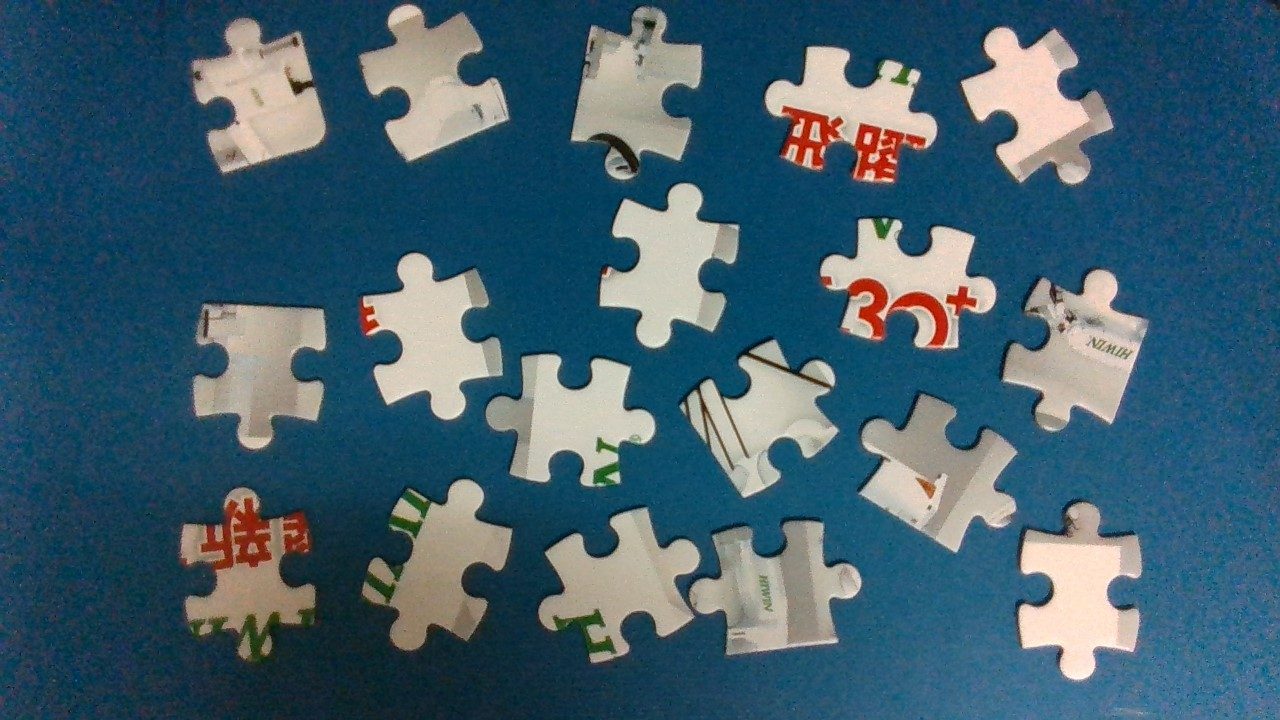
#> input picture test_data/puzzle_0021.jpg, 1280 x 720 px, found by its file name; the run also reads 1 picture not shown here
$ python Angle_Detect.py
#> lines starting #> are read from the running program, lines starting #| are printed output that depends on the picture; after the words box and inside, x2 and y2 are one past the last pixel; in counts of white or black regions, pixels touching at a corner belong together; pictures that were not available may be replaced by others from this repository, and a replacement may not be noted
#> further down, img is the input picture: shape (720, 1280, 3); mean B, G, R 110.6, 95.8, 66.1
from multiprocessing.connection import wait
import pyrealsense2 as rs           # 版本目前不支援python3.10
from cmath import sqrt
import numpy as np
import cv2
import math
import time

# video = cv2.VideoCapture("/home/weng/ICLAB/output2.avi")

# fourcc = cv2.VideoWriter_fourcc(*'XVID')
# out_video = cv2.VideoWriter('demo_Angle_Detect_canny.avi', fourcc, 30.0, (1280,  720))


'''
    用完後必關！！！！！！！！重要！！！！！
'''
# [7 lines of commented-out code are left out]


"""
    檢測
        輸入: 圖片、k_gauss(高斯模糊)、low_threshold(canny低閥值)、high_threshold(canny高閥值)、k_close(閉運算)
        輸出: 拼圖角度、拼圖座標
"""
# [12 lines left out: function detect, not called in this run]


"""
    檢測全部拼圖
        輸入: 圖片、k_gauss(高斯模糊)、low_threshold(canny低閥值)、high_threshold(canny高閥值)、k_close(閉運算)
        輸出: 拼圖角度、拼圖座標
"""
def detect_ALL(img, k_gauss=17, low_threshold=10, high_threshold=20, k_close=3):

    canny_img = Canny(img, k_gauss, low_threshold, high_threshold, k_close)
    contour_img, cv2_info = Fined_Contour_ALL(img, canny_img)

    cv2.imshow('canny_img', canny_img)
    cv2.imshow('contour_img', contour_img)
    cv2.waitKey(3000)


    return cv2_info


"""
    Canny演算法
        輸入: (原始圖片、k_gauss(高斯模糊)、low_threshold(canny低閥值)、high_threshold(canny高閥值)、k_close(閉運算))
        輸出: 邊緣檢測圖片

        註記:
        1. 高斯模糊程度越小邊緣檢測結果越符合原圖、但容易有雜訊。
        2. 閉運算可有效解決canny斷線問題，但太大一樣會有第一點問題。
"""
def Canny(orig_img, k_gauss, low_threshold, high_threshold, k_close):
    # 灰階
#> called with k_gauss = 13, low_threshold = 10, high_threshold = 20, k_close = 4
    gray_img = cv2.cvtColor(orig_img, cv2.COLOR_BGR2GRAY)

    # 高斯模糊
    gauss_img = cv2.GaussianBlur(orig_img, (k_gauss, k_gauss), 0)

    # Canny邊緣檢測
    canny_img = cv2.Canny(gauss_img, low_threshold, high_threshold)
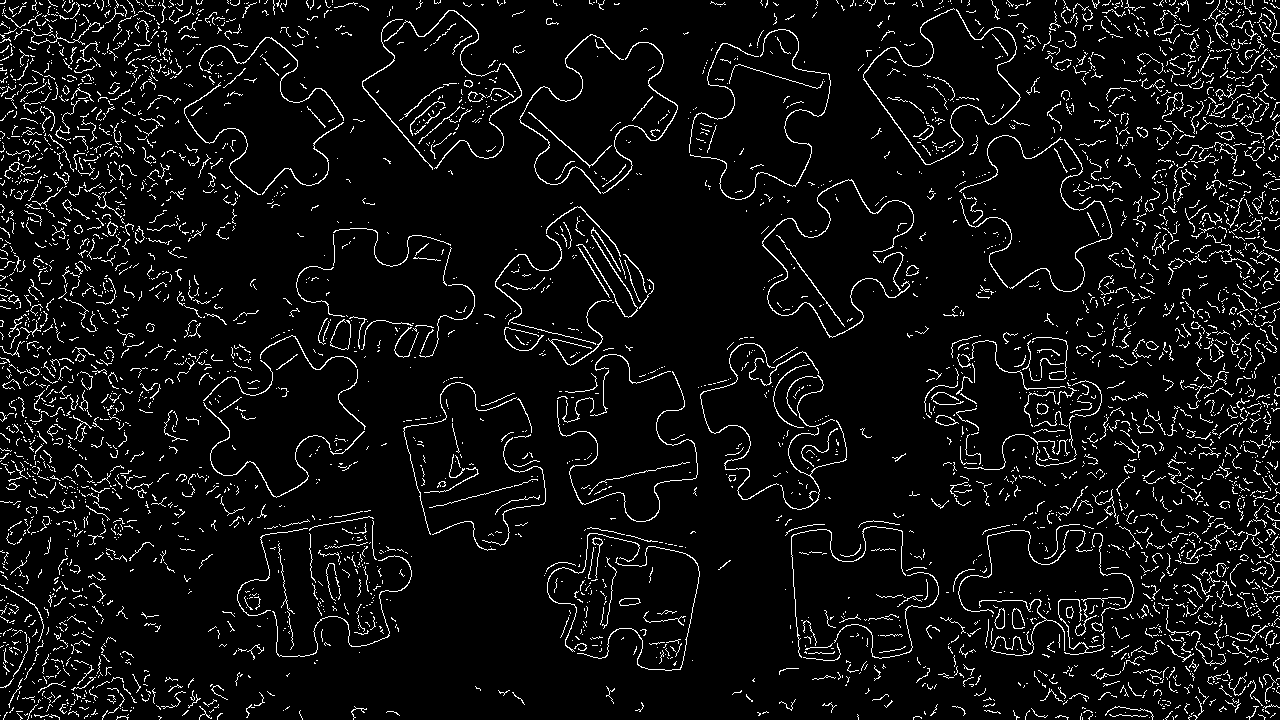
#> canny_img: shape (720, 1280); 6.1% white in thin lines or dots

    # 閉運算(緩解Canny斷線問題)
    kernel = np.ones((k_close,k_close),np.uint8)
    gradient = cv2.morphologyEx(canny_img, cv2.MORPH_GRADIENT, kernel)
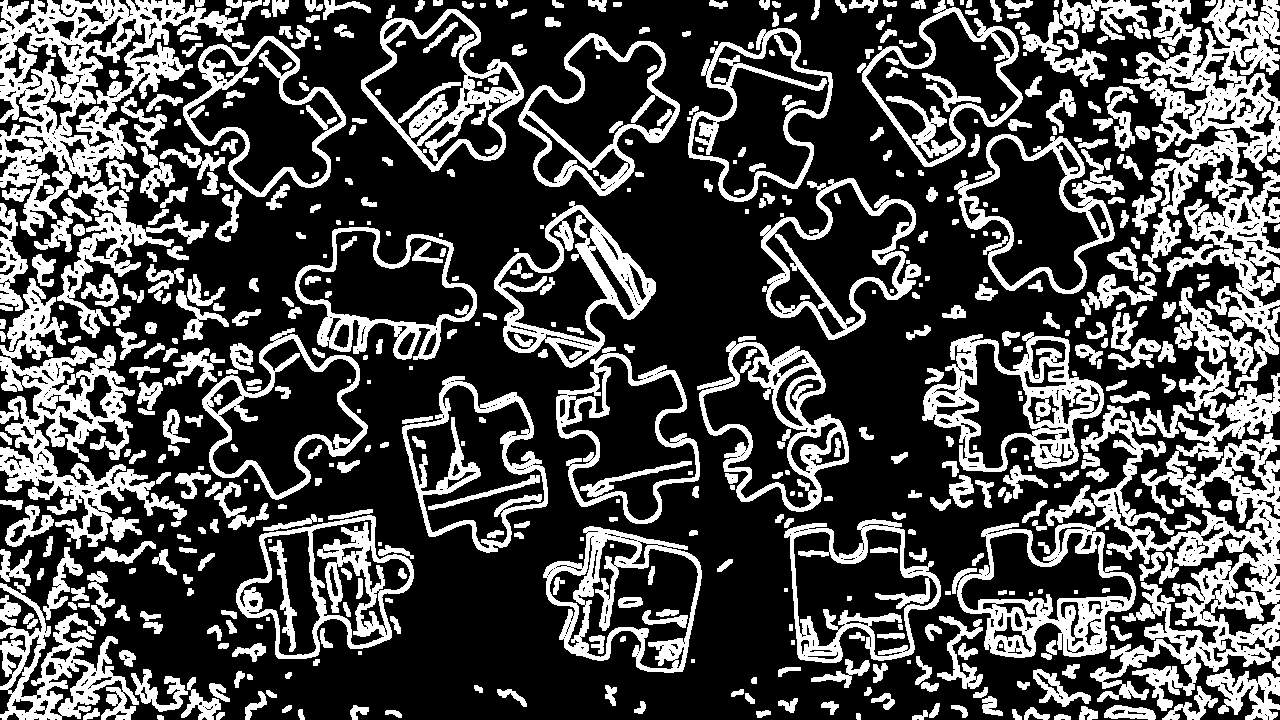
#> gradient: shape (720, 1280); 29.7% white; 550 white regions (45 under 20 px)

    return gradient


"""
    尋找輪廓
        輸入: (原始圖片、邊緣檢測圖片)
        輸出: (輪廓圖片、邊框四點座標)
"""
# [22 lines left out: function Fined_Contour, not called in this run]


"""
    檢測角度
        輸入: (輪廓圖片、邊框四點座標)
        輸出: 檢測圖片、中心點座標、角度
"""
# [52 lines left out: function detect_angle, not called in this run]


def Fined_Contour_ALL(orig_img, canny_img):
    cnt = []
    cv2_info=[]     #[[X、Y], 角度, 大小, box, 是否有重複框]*n

    #複製原圖片
    Contour_img = orig_img.copy()

    # 輪廓檢測(使用Canny檢測後影像繼續檢測)
    contours,hierarchy = cv2.findContours(canny_img,cv2.RETR_TREE,cv2.CHAIN_APPROX_NONE)
#> contours = 1868 contours, 1021 with area under 20; largest, box (x1, y1, x2, y2) and area: (952, 356, 1280, 711) 42858, (1123, 0, 1280, 388) 26010, (0, 0, 244, 236) 25572, (0, 278, 187, 549) 16094, (402, 376, 548, 553) 15748

    # 尋找所有輪廓
    for k in range(len(contours)):
        # 第一層大小過濾
        # if cv2.contourArea(contours[k])<18000 and cv2.contourArea(contours[k])>13000:
        #     cnt.append(contours[k])
        if cv2.contourArea(contours[k])<18000 and cv2.contourArea(contours[k])>12000:
            cnt.append(contours[k])
#> after the loop, cnt = 18 contours; largest, box (x1, y1, x2, y2) and area: (0, 278, 187, 549) 16094, (402, 376, 548, 553) 15748, (236, 515, 414, 659) 15726, (543, 526, 702, 673) 15711, (922, 332, 1104, 472) 15596

    # 計算所有中心位置與角度
    for k in range(len(cnt)):
        rect = cv2.minAreaRect(cnt[k])
        box = cv2.boxPoints(rect)
        box = np.int0(box)              # 轉換為整數
        center, angle, size= find_center(box)
        cv2_info.append([center, angle, size, box, 0])
        cv2.drawContours(Contour_img, [box], 0, (5, 150, 5), 1)
        # 繪製中心點
        cv2.circle(Contour_img,(int(center[0]),int(center[1])),5,[0,0,255],1)
#> this loop made 18 passes
#> (rect, box, tem_length_1to2 in find_center, tem_length_1to4 in find_center, star in find_center, end in find_center) on passes 1 to 5: (((618.4, 597.8), (131, 157.5), -77.74), [[681, 678], [527, 645], [555, 517], [709, 550]], 157.5, 131, (0, 3), (1, 2)), (((864, 590.4), (152.5, 141.4), -3.81), [[792, 666], [783, 524], [935, 514], [944, 655]], 142.3, 152.4, (0, 1), (2, 3)), (((325, 588.5), (180, 130.5), -9.84), [[247, 668], [225, 539], [402, 508], [424, 637]], 130.9, 179.7, (0, 1), (2, 3)), (((475.8, 463.2), (129.7, 180.7), -14.35), [[435, 566], [390, 391], [516, 359], [561, 534]], 180.7, 130, (0, 3), (1, 2)), (((626.4, 435.1), (132.4, 180.5), -13.17), [[582, 538], [541, 362], [670, 332], [711, 507]], 180.7, 132.7, (0, 3), (1, 2))
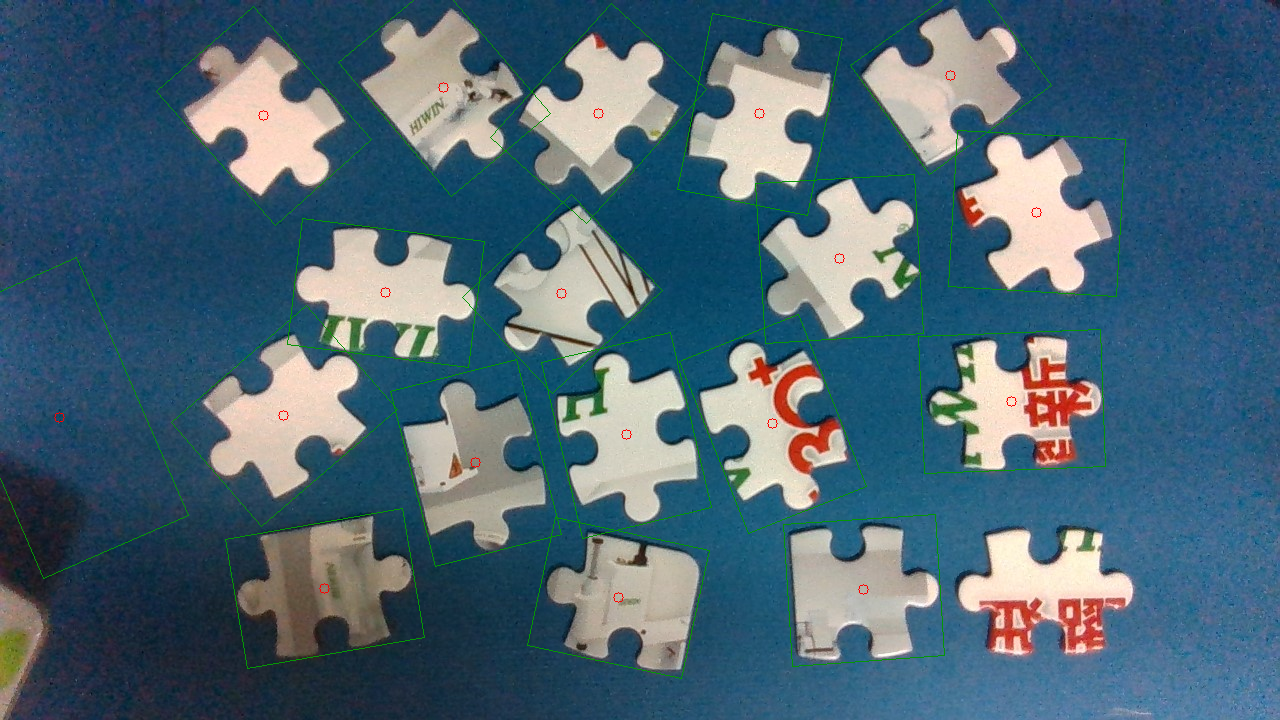
#> Contour_img: shape (720, 1280, 3); mean B, G, R 118.3, 103.4, 77.2
#> after the loop, cv2_info = 18 items
    # [8 lines of commented-out code are left out]
    k=0
    while k<len(cv2_info):
        k+=1
        if k>=len(cv2_info):continue
        for l in range(len(cv2_info)):
            if l>=len(cv2_info):continue

            temp = sqrt( pow(cv2_info[k][0][0]-cv2_info[l][0][0],2) + pow(cv2_info[k][0][1]-cv2_info[l][0][1],2) ).real
            if temp<1 and (k!=l):
                # print(k,l)
                # k-=1
                if abs(cv2_info[k][2]-cv2_info[l][2])>1800:
                    if cv2_info[k][2]>cv2_info[l][2]:
                        del cv2_info[k]
                        if k>l:
                            cv2_info[l][4]=1
                        else:
                            cv2_info[k][4]=1
                    else:
                        del cv2_info[l]
                        if k>l:
                            cv2_info[l][4]=1
                        else:
                            cv2_info[k][4]=1
                    break
                else:
                    if cv2_info[k][2]>cv2_info[l][2]:
                        del cv2_info[l]
                        if k>l:
                            cv2_info[l][4]=1
                        else:
                            cv2_info[k][4]=1
                    else:
                        del cv2_info[k]
                        if k>l:
                            cv2_info[l][4]=1
                        else:
                            cv2_info[k][4]=1
                    break
#> this loop made 18 passes
#> after the loop, k = 18


    for k in range(len(cv2_info)):
        # 繪製輪廓
        rect = cv2.minAreaRect(cv2_info[k][3])
        box = cv2.boxPoints(rect)
        box = np.int0(box)              # 轉換為整數
        cv2.drawContours(Contour_img, [box], 0, (0, 255, 255), 1)
#> this loop made 18 passes
#> (rect, box) on passes 1 to 7: (((618, 597.5), (131, 158.1), -77.91), [[681, 678], [526, 645], [554, 516], [708, 550]]), (((863.5, 590), (152.7, 142.3), -3.76), [[791, 666], [782, 524], [934, 514], [944, 655]]), (((324.5, 588), (180.3, 130.9), -9.93), [[247, 668], [224, 539], [402, 508], [424, 636]]), (((475.5, 462.5), (130, 181.1), -14.42), [[435, 566], [390, 391], [515, 358], [561, 534]]), (((626.1, 434.9), (132.7, 180.7), -13.11), [[582, 538], [541, 361], [670, 331], [711, 507]]), (((772.6, 423.7), (127.9, 185.3), -21.57), [[747, 533], [679, 361], [797, 313], [866, 486]]), (((1011.6, 401), (182.1, 137.1), -2.2), [[923, 473], [918, 336], [1100, 329], [1105, 466]])
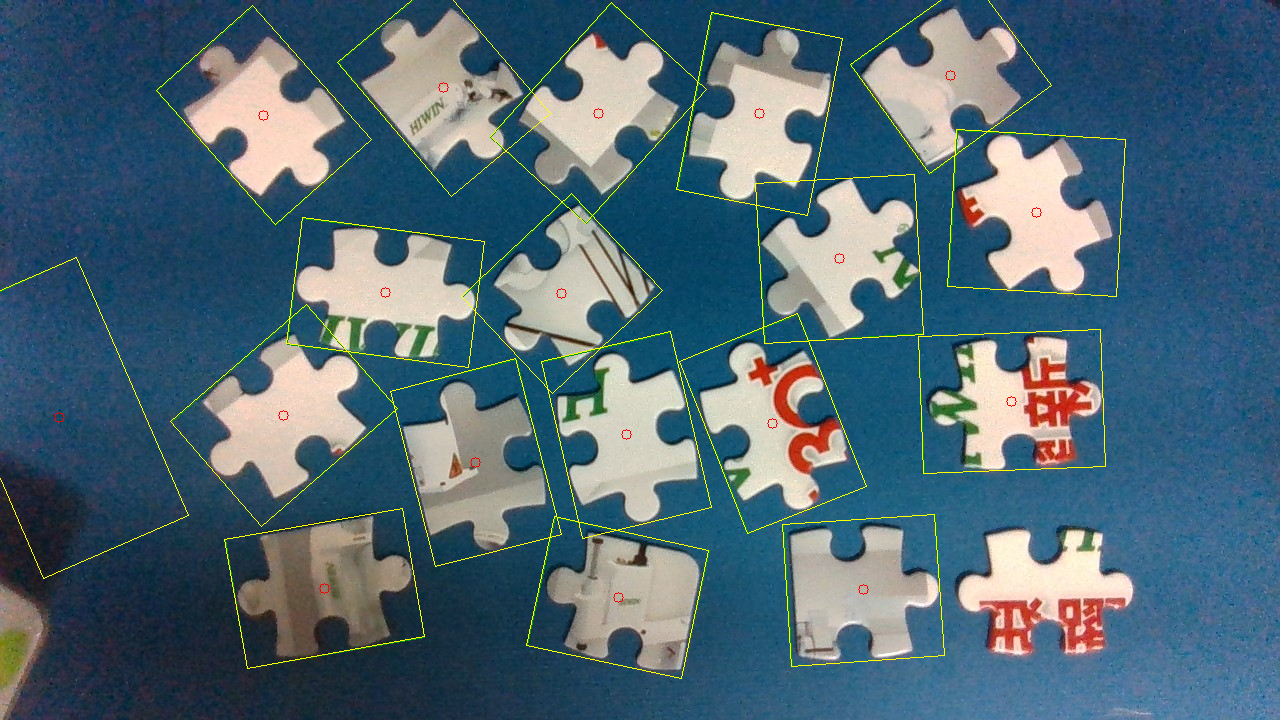
#> Contour_img: shape (720, 1280, 3); 1.08% of pixels changed, all inside (x1, y1, x2, y2) = (0, 0, 1126, 679)

    # print(cv2_info)


    return Contour_img,cv2_info


def find_center(box):
    # 尋找長邊、短邊
    tem_length_1to2 = sqrt(pow(box[0][0]-box[1][0],2) + pow(box[0][1]-box[1][1],2)).real
    tem_length_1to4 = sqrt(pow(box[0][0]-box[3][0],2) + pow(box[0][1]-box[3][1],2)).real
    if tem_length_1to2 > tem_length_1to4:
        star = (0,3)
        end = (1,2)
    else:
        star = (0,1)
        end = (2,3)
    x_start = ( (box[star[0]][0]+box[star[1]][0])/2 )
    y_start = ( (box[star[0]][1]+box[star[1]][1])/2 )
    x_end = ( (box[end[0]][0]+box[end[1]][0])/2 )
    y_end = ( (box[end[0]][1]+box[end[1]][1])/2 )

    # 分辨兩個角度(暫時)
    if y_start>y_end:
        # 左上角(0,0)
        tem = x_start
        x_start = x_end
        x_end = tem
        tem = y_start
        y_start = y_end
        y_end = tem
    else:
        pass

    angle_1 = round(math.degrees(math.atan2( -(y_start-((y_start+y_end)/2)) , x_start-((x_start+x_end)/2) )), 5)
    angle_2 = round(math.degrees(math.atan2( -(y_end - ((y_start+y_end)/2)) , x_end - ((x_start+x_end)/2) )), 5)

    return [ (x_start+x_end)/2 , (y_start+y_end)/2 ], [angle_1,angle_2],round(tem_length_1to2*tem_length_1to4,3)


# [19 lines left out: function Draw_angle_ALL, not called in this run]


"""
顯示圖片
    輸入: (欲顯示圖片、長、寬)
    輸出: 無
"""
# [5 lines left out: function show_img, not called in this run]


if __name__=="__main__":

    # ret, image = video.read()

    # 讀取影像
    img = cv2.imread('/home/weng/Downloads/puzzle_0021.jpg')
# [9 lines of commented-out code are left out]

    img = cv2.imread('/home/weng/Downloads/16339125841567.jpg')

    '''
        單片檢測
    '''
    # [10 lines of commented-out code are left out]


    '''
        多片檢測
    '''
    # [7 lines of commented-out code are left out]
    cv2_info = detect_ALL(img, k_gauss=13, low_threshold=10, high_threshold=20, k_close=4)
#> in detect_ALL, `contour_img, cv2_info = Fined_Contour_ALL(img, canny_img)`: cv2_info = 18 items
#> cv2_info = 18 items
    for i in range(len(cv2_info)):
        print(i,"=",cv2_info[i])
    # print(cv2_info)
    cv2.waitKey(0)


# video.release()
# out_video.release()
cv2.destroyAllWindows()
